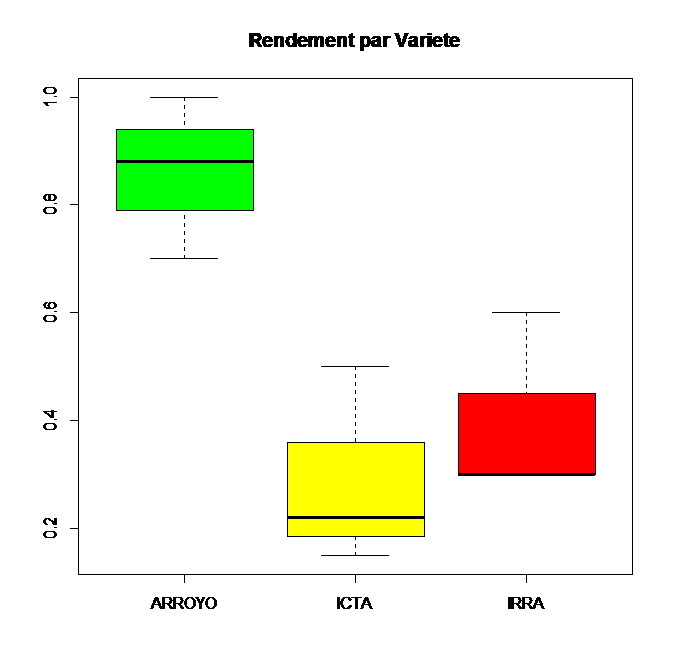

Reproduce this figure in R.

# Read the data 
library(xlsx)
haricot<-read.xlsx("C://R_Training//anova_haricot_dbca.xls", sheetIndex=1,header=TRUE)

# Boxplot for All combined blocks
boxplot(Rendement~Variete, col=c("green","yellow","red"), vertical=T, main="Rendement par Variete")
